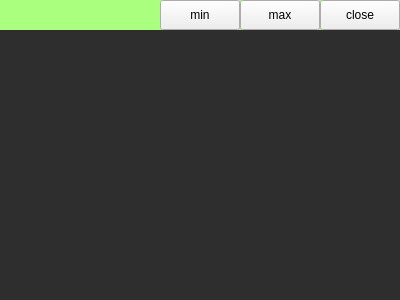
<?xml version="1.0" encoding="UTF-8"?>
<ui version="4.0">
 <class>Widget</class>
 <widget class="QWidget" name="Widget">
  <property name="geometry">
   <rect>
    <x>0</x>
    <y>0</y>
    <width>400</width>
    <height>300</height>
   </rect>
  </property>
  <property name="windowTitle">
   <string>Widget</string>
  </property>
  <property name="styleSheet">
   <string notr="true">#Widget {
background-color: #2E2E2E;
}</string>
  </property>
  <layout class="QVBoxLayout" name="verticalLayout">
   <property name="spacing">
    <number>0</number>
   </property>
   <property name="leftMargin">
    <number>0</number>
   </property>
   <property name="topMargin">
    <number>0</number>
   </property>
   <property name="rightMargin">
    <number>0</number>
   </property>
   <property name="bottomMargin">
    <number>0</number>
   </property>
   <item>
    <widget class="QWidget" name="titleWidget" native="true">
     <property name="minimumSize">
      <size>
       <width>0</width>
       <height>30</height>
      </size>
     </property>
     <property name="maximumSize">
      <size>
       <width>16777215</width>
       <height>30</height>
      </size>
     </property>
     <property name="styleSheet">
      <string notr="true">#titleWidget{
background-color: rgb(170, 255, 127);
}</string>
     </property>
     <layout class="QHBoxLayout" name="horizontalLayout">
      <property name="spacing">
       <number>0</number>
      </property>
      <property name="leftMargin">
       <number>0</number>
      </property>
      <property name="topMargin">
       <number>0</number>
      </property>
      <property name="rightMargin">
       <number>0</number>
      </property>
      <property name="bottomMargin">
       <number>0</number>
      </property>
      <item>
       <spacer name="horizontalSpacer">
        <property name="orientation">
         <enum>Qt::Horizontal</enum>
        </property>
        <property name="sizeHint" stdset="0">
         <size>
          <width>40</width>
          <height>20</height>
         </size>
        </property>
       </spacer>
      </item>
      <item>
       <widget class="QPushButton" name="minBtn">
        <property name="minimumSize">
         <size>
          <width>0</width>
          <height>30</height>
         </size>
        </property>
        <property name="text">
         <string>min</string>
        </property>
       </widget>
      </item>
      <item>
       <widget class="QPushButton" name="maxBtn">
        <property name="minimumSize">
         <size>
          <width>0</width>
          <height>30</height>
         </size>
        </property>
        <property name="text">
         <string>max</string>
        </property>
       </widget>
      </item>
      <item>
       <widget class="QPushButton" name="closeBtn">
        <property name="minimumSize">
         <size>
          <width>0</width>
          <height>30</height>
         </size>
        </property>
        <property name="text">
         <string>close</string>
        </property>
       </widget>
      </item>
     </layout>
    </widget>
   </item>
   <item>
    <widget class="QWidget" name="contentWidget" native="true"/>
   </item>
  </layout>
 </widget>
 <layoutdefault spacing="6" margin="11"/>
 <resources/>
 <connections/>
</ui>
